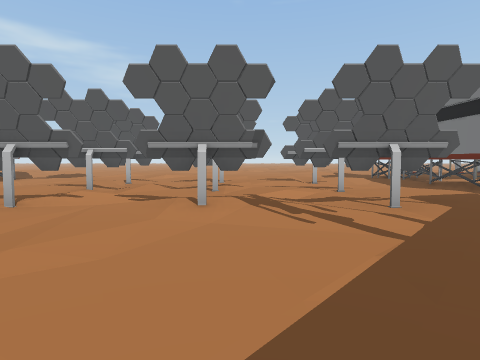
View 1 (above)

16 first-person views from a walk through a 3-D level made in the Unity game engine. The camera is 1.3 m above the floor, tilts 4° down and sees 80° across. The floor is counted in squares, 2 m on a side. Each view is taken from the middle of a square. On the plan, view 1 faces up. The plan holds only what a view shows up to about 9 squares ahead; the rest is blank. The place goes on beyond the plan.

View 2
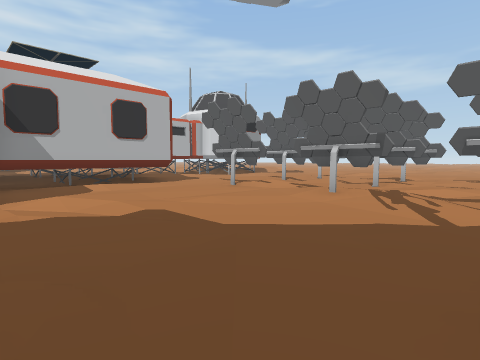

View 3
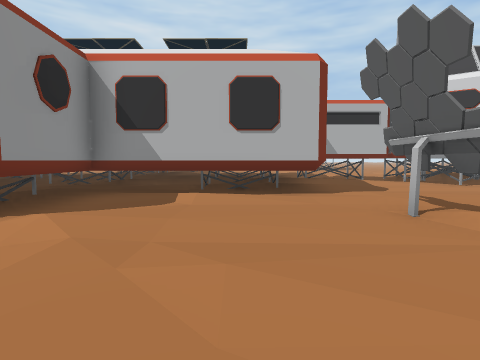

View 4
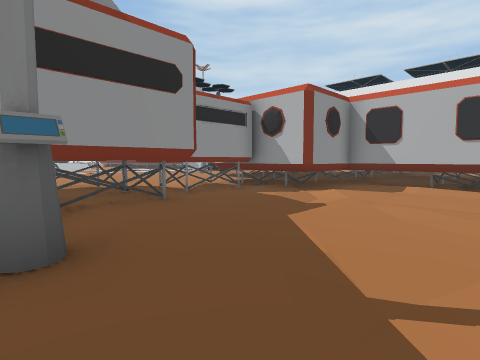

View 5
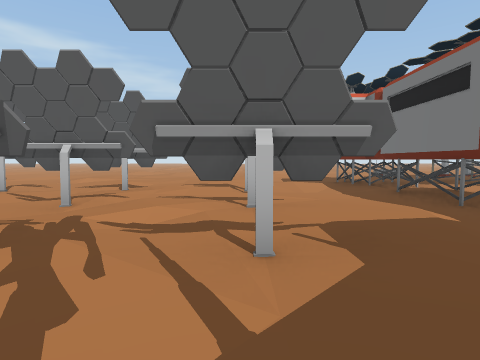

View 6
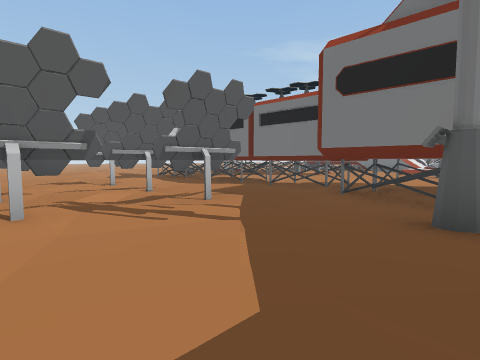

View 7
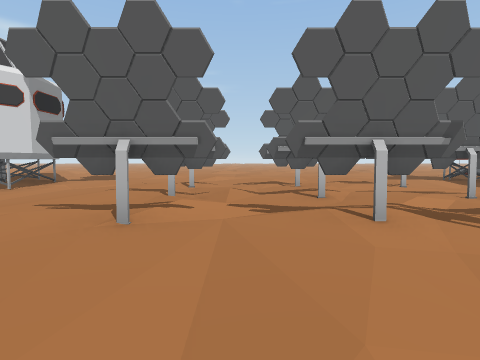

View 8
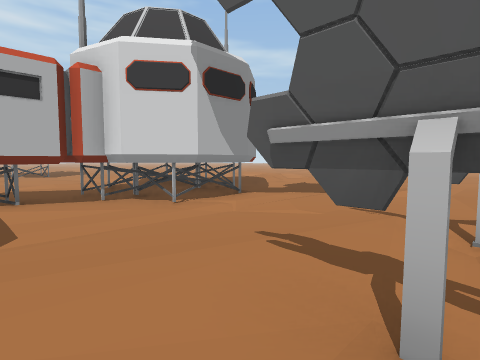

View 9
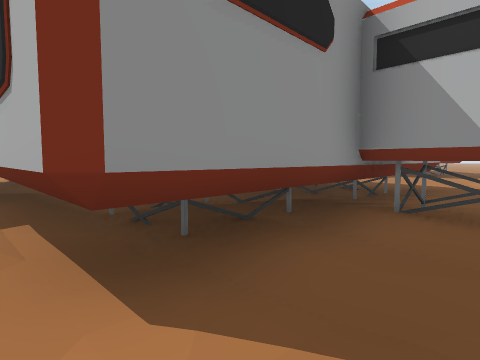

View 10
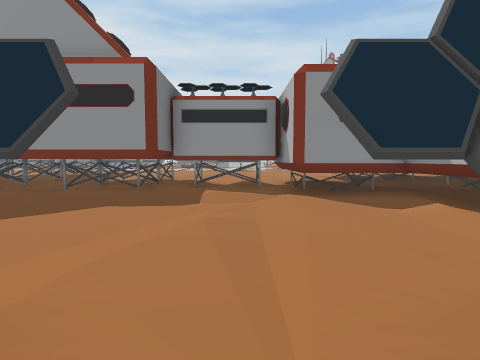

View 11
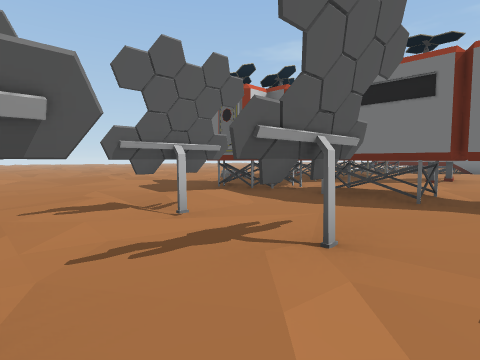

View 12
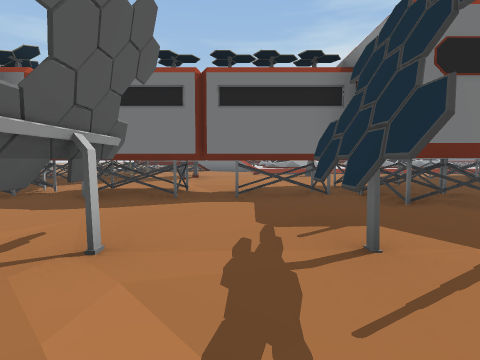

View 13
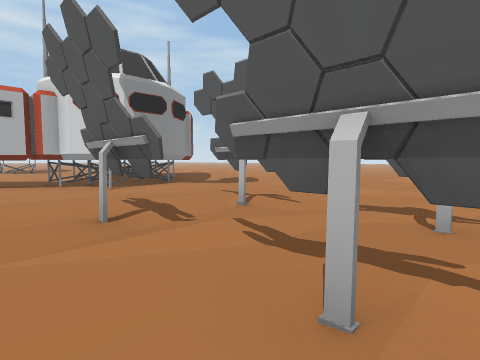

View 14
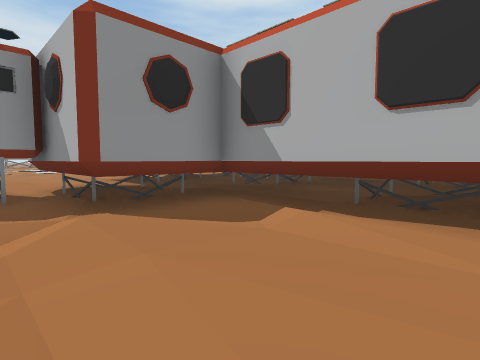

View 15
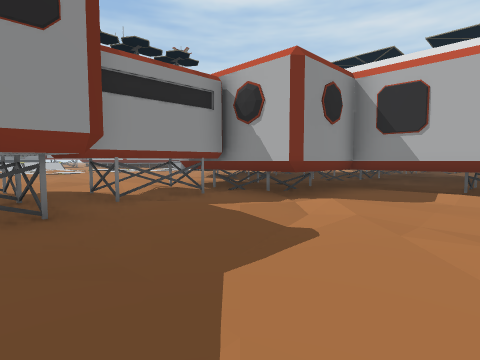

View 16
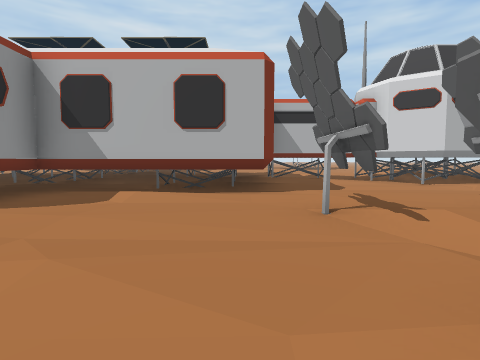

### Floor plan
Key: @ floor where view 1 was taken; # wall or solid block; x gap in a wall; . main floor; : floor 0.25 m higher than the main floor; / step, stairs or slope; ^ raised ledge; T thing the floor can be seen under or through.
Columns run from 15 left of view 1 to 11 right of it. Each row starts with its distance up from view 1.
  9     #####/..x.#####.###
  8    .#####..##.......TTT..
  7    /.###.....///....T T.###
  6    ..##....##xTTxTT.TTT//..
  5      ##:....:/../../TTT.
  4 /.//.##//..##.##.TT/T T//
  3 .. ^^^ ^^^........:#TTT#.
  2 .. ^ ^ ^ ^/........#TTT#.
  1        ^^^/.......###TT#
  0          ^..///@./#
 -1           ###/:##/
 -2       ^^  ###./###
 -3        ^  ###########
 -4             ########
 -5           ..//.##
 -6           ..://.
 -7            . ...
 -8            .....

Positions as (right, up) in squares from view 1, and headings:
1: (0, 0), facing up
2: (2, -1), facing up-left
3: (0, 2), facing left
4: (3, 3), facing down-left
5: (2, 2), facing up
6: (-1, 0), facing up-right
7: (-2, 1), facing up
8: (-3, 5), facing up-left
9: (-5, 5), facing down-left
10: (-2, 5), facing down
11: (0, 5), facing up-right
12: (0, 5), facing right
13: (0, 5), facing up-left
14: (-2, 3), facing down-left
15: (1, 2), facing down-left
16: (0, 3), facing left
